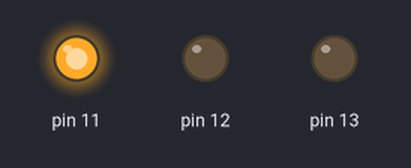
The sketch below on a simulated Arduino Uno, built with avr-gcc and run on an emulated ATmega328P. Shown: output pins drawn as LEDs (lit = HIGH).

Above: at 0.1 s.
At 0.9 s:
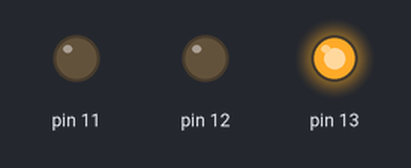
At 1.7 s:
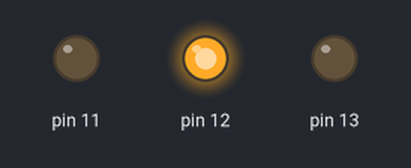
At 2.7 s:
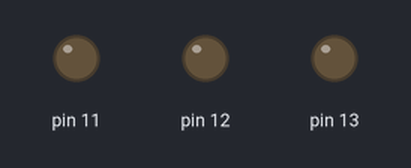
Timing chart, 0 to 3.0 s (numbered marks = the images above):
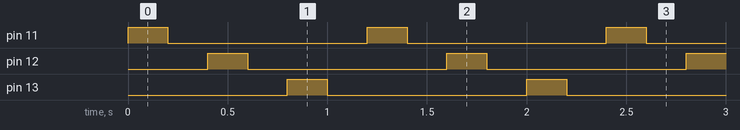

Measured:
- by itself, pin 11–13: alternates HIGH for 0.20 s and LOW for 1.0 s
- by itself, everything shown: repeats every 1.2 s, in 6 steps

The sketch:

Ejercicio2.ino
```cpp
// the setup routine runs once when you press reset:
void setup() {
  // initialize the digital pin as an output.

  for ( int i = 11 ; i <= 13 ; i++)
  {
    pinMode(i, OUTPUT);
  }

}

// the loop routine runs over and over again forever:
void loop() {

  for (int i=11 ; i <= 13 ; i++)
  {
       digitalWrite( i , HIGH) ;
       delay (200) ;
       digitalWrite( i , LOW);
       delay (200) ;
  }
}
```
